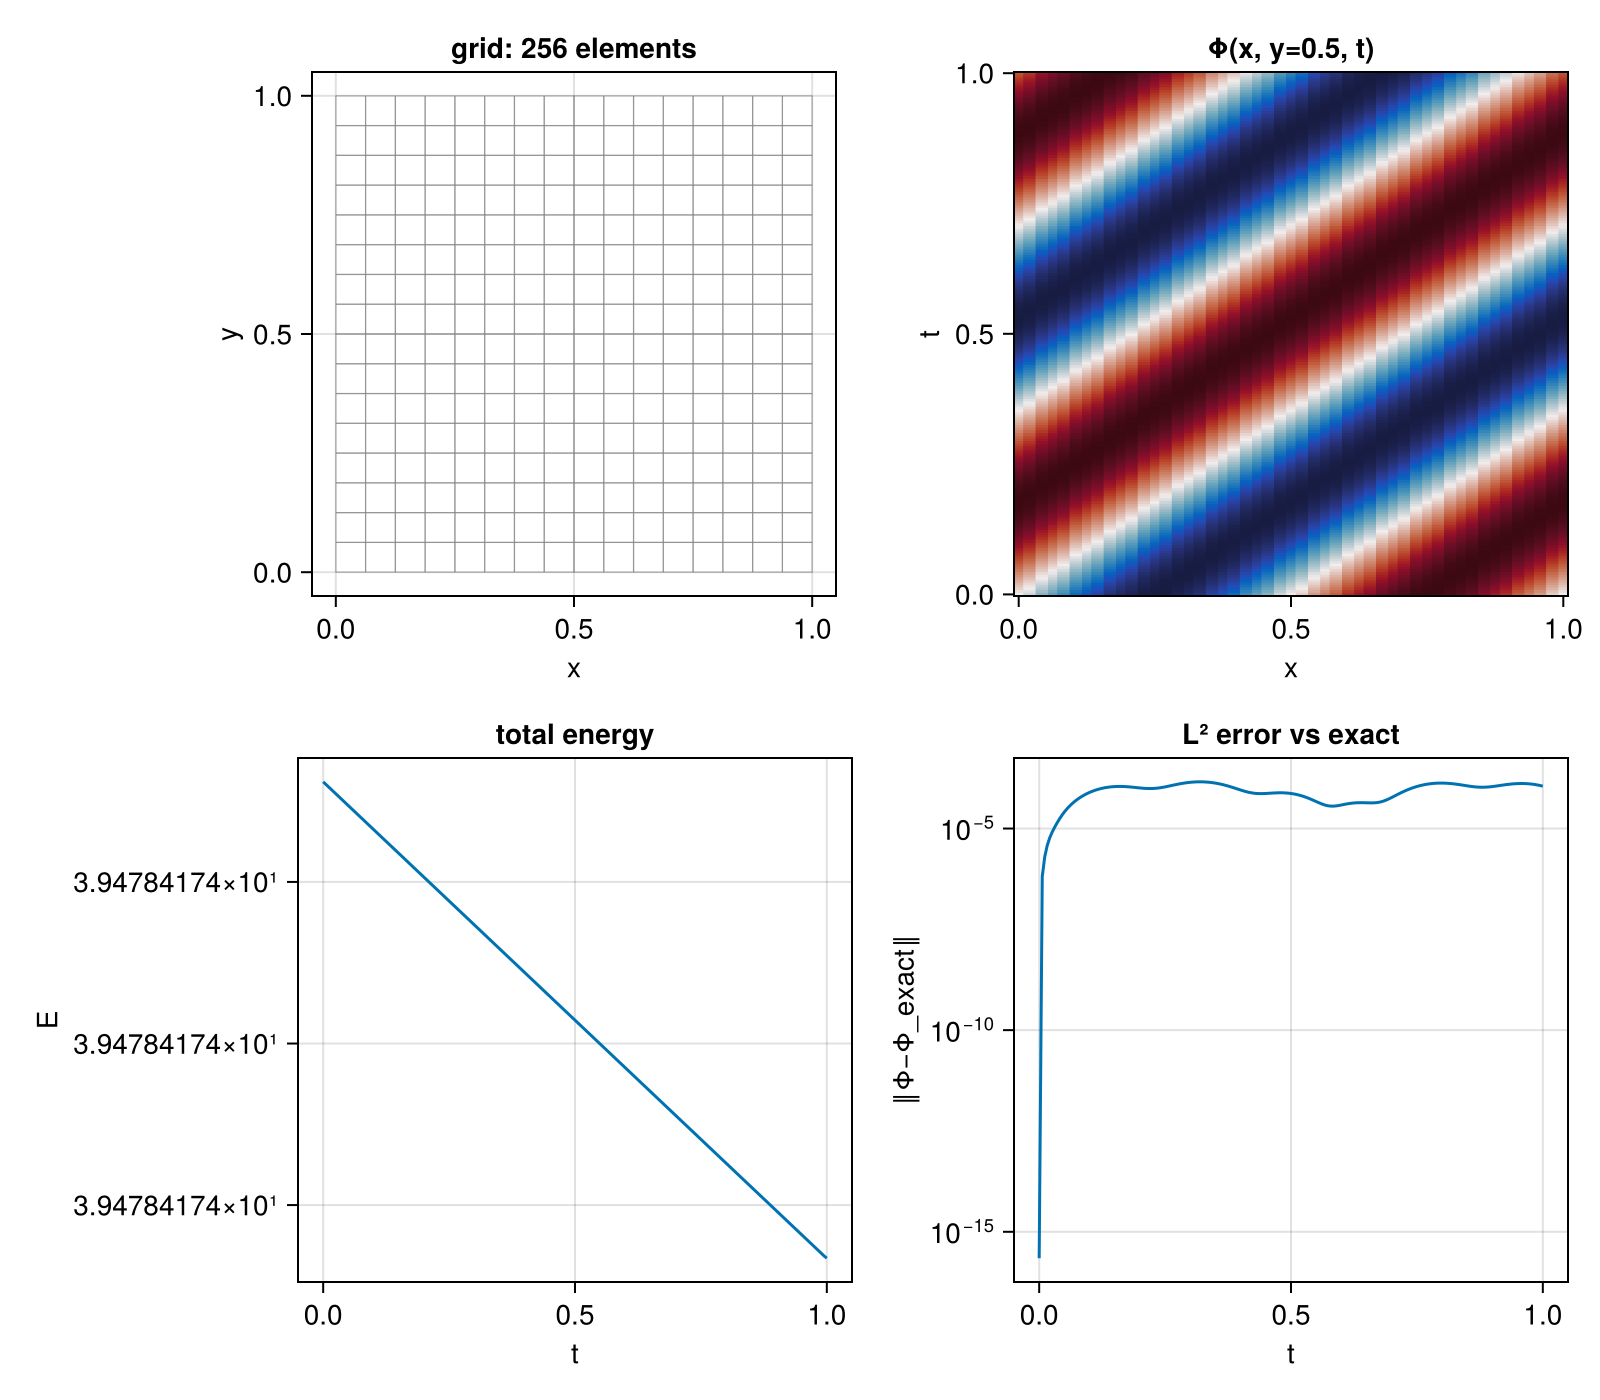

Here is the Julia script that generated this plot:
# 2D scalar-wave app: evolve the conservative (Φ,Π) system on a 2+1
# ADM background (`W.evolve2d`) and render grid, a y-slice spacetime
# heatmap, total energy vs time, and L² error vs time. PNG + Sixel.
#
#     julia --project bin/wave2d.jl --N 4 --M 24 --background minkowski
#     julia --project bin/wave2d.jl --background gaugewave --A 0.1 --bc periodic
#     julia --project bin/wave2d.jl --background minkowski --bc auto --ic noise
#
# Flags: --N --M --mesh (cubical|cubed_square|inflated_square|annulus)
#        --R (cubed-square radius) --L --R1 --R2 (inflated-square /
#        annulus radii) --x0 --x1 --background
#        (minkowski|constant_shift|gaugewave|radial_shift) --A --d
# --shift (e.g. 0.05,0.0) --ic (exact|gaussian|noise) --ic-width --bc
# (periodic|auto) --eps-ko --t1 --Nt --type --backend --out.
#
#     julia --project bin/wave2d.jl --mesh cubed_square --ic gaussian \
#           --eps-ko 0.1 --t1 1.5
#
# 2D BH-excision annulus (inner circle excised, outer Sommerfeld, an
# outward radial shift superluminal at R1 and subluminal at R2; --A
# sets the inner shift speed V):
#     julia --project bin/wave2d.jl --mesh annulus --R1 0.5 --R2 2.0 \
#           --background radial_shift --A 1.5 --ic noise --eps-ko 0.1 --t1 2

using CairoMakie
using KernelAbstractions
using SixelTerm
using WaveToySecondOrder

const W = WaveToySecondOrder

function plot2d(res; out = joinpath(@__DIR__, "wave2d.png"))
    fig = Figure(size = (800, 700))

    ax1 = Axis(fig[1, 1]; title = "grid: $(res.mesh.Ne) elements",
               xlabel = "x", ylabel = "y", aspect = DataAspect())
    QE = ((1,2),(2,3),(3,4),(4,1))
    for e in 1:res.mesh.Ne, (a, b) in QE
        va = res.mesh.vertex_idx[a, e]; vb = res.mesh.vertex_idx[b, e]
        lines!(ax1, [res.mesh.vertex_coords[1, va], res.mesh.vertex_coords[1, vb]],
                    [res.mesh.vertex_coords[2, va], res.mesh.vertex_coords[2, vb]];
               color = (:gray, 0.6), linewidth = 0.6)
    end

    ax2 = Axis(fig[1, 2]; title = "Φ(x, y=$(round(res.y_target,sigdigits=3)), t)",
               xlabel = "x", ylabel = "t")
    heatmap!(ax2, res.xs_line, collect(res.ts_actual), res.Φs; colormap = :balance)

    ax3 = Axis(fig[2, 1]; title = "total energy", xlabel = "t", ylabel = "E")
    lines!(ax3, res.ts_actual, res.energy)

    ax4 = Axis(fig[2, 2];
               title = res.ic === :exact ? "L² error vs exact" : "L² norm (noise)",
               xlabel = "t", ylabel = "‖Φ−Φ_exact‖", yscale = log10)
    lines!(ax4, res.ts_actual, max.(res.l2_err, eps(Float64)))

    save(out, fig)
    println("wrote $out")
    try; display(fig); catch; end
    return fig
end

function main2d(; out = joinpath(@__DIR__, "wave2d.png"), kwargs...)
    res = W.evolve2d(; kwargs...)
    println("integrator = $(res.integrator_name)   background = $(res.background)   ",
            "dt = $(round(res.dt, sigdigits=4))   ",
            "max L² err = $(round(maximum(res.l2_err), sigdigits=4))   ",
            "energy drift = $(round(res.energy[end]/res.energy[1]-1, sigdigits=3))")
    plot2d(res; out)
    return res
end

function _parse_args(args)
    o = Dict{String,String}(); i = 1
    while i ≤ length(args)
        startswith(args[i], "--") || error("wave2d.jl: expected --flag, got $(args[i])")
        o[args[i][3:end]] = args[i+1]; i += 2
    end
    return o
end

_ptype(s) = s == "Float64" ? Float64 : s == "Float32" ? Float32 :
            error("wave2d.jl: --type must be Float64 or Float32")
function _pbackend(s, T)
    s == "cpu" && return KernelAbstractions.CPU()
    s == "metal" && (T === Float32 || error("Metal needs --type Float32");
                     @eval using Metal; return Base.invokelatest(()->Metal.MetalBackend()))
    s == "cuda" && (@eval using CUDA; return Base.invokelatest(()->CUDA.CUDABackend()))
    error("wave2d.jl: unknown --backend $s")
end

function main2d_cli(args)
    o = _parse_args(args)
    T = _ptype(get(o, "type", "Float64"))
    backend = _pbackend(get(o, "backend", "cpu"), T)
    shift = Tuple(parse.(Float64, split(get(o, "shift", "0.0,0.0"), ",")))
    bcs = get(o, "bc", "periodic")
    bc = bcs in ("periodic", "auto") ? Symbol(bcs) : Symbol(bcs)
    # `_pbackend` may `@eval using Metal/CUDA` at runtime; run `main2d`
    # via `invokelatest` so the freshly-loaded backend's methods (e.g.
    # `KernelAbstractions.allocate` for the device) are visible.
    return Base.invokelatest(main2d; T, backend,
        N = parse(Int, get(o, "N", "4")), M = parse(Int, get(o, "M", "16")),
        mesh_kind = Symbol(get(o, "mesh", "cubical")),
        R = parse(Float64, get(o, "R", "0.3")),
        L = parse(Float64, get(o, "L", "0.2")),
        R1 = parse(Float64, get(o, "R1", "0.5")),
        R2 = parse(Float64, get(o, "R2", "1.0")),
        ic_width = parse(Float64, get(o, "ic-width", "0.15")),
        x0 = parse(Float64, get(o, "x0", "0")), x1 = parse(Float64, get(o, "x1", "1")),
        background = Symbol(get(o, "background", "minkowski")),
        A = parse(Float64, get(o, "A", "0.1")), d = parse(Float64, get(o, "d", "1.0")),
        shift, ic = Symbol(get(o, "ic", "exact")), bc,
        ε_KO = parse(Float64, get(o, "eps-ko", "0")),
        t1 = parse(Float64, get(o, "t1", "1.0")), Nt = parse(Int, get(o, "Nt", "200")),
        out = get(o, "out", joinpath(@__DIR__, "wave2d.png")))
end

if abspath(PROGRAM_FILE) == @__FILE__
    main2d_cli(ARGS)
end
